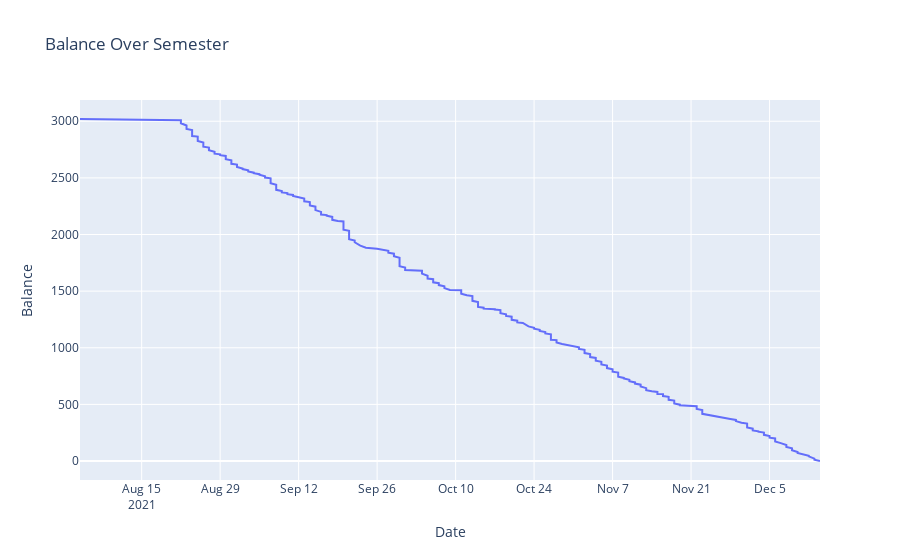

Notebook cell for this chart:
### Code cell
px.line(fall_semester_df, x='Date', y='Balance', title='Balance Over Semester')

### Figure 1 — Plotly figure (JSON) as saved in the notebook; plotly's stock layout.template omitted (floating-point values rounded to 4 significant figures; data arrays with more than 128 entries replaced by an {"elided": "..."} marker saying what was removed)
{"data": [{"hovertemplate": "Date=%{x}<br>Balance=%{y}<extra></extra>", "legendgroup": "", "line": {"color": "#636efa", "dash": "solid"}, "marker": {"symbol": "circle"}, "mode": "lines", "name": "", "orientation": "v", "showlegend": false, "type": "scatter", "x": {"elided": "300 str values"}, "xaxis": "x", "y": {"elided": "300 float values"}, "yaxis": "y"}], "layout": {"legend": {"tracegroupgap": 0}, "title": {"text": "Balance Over Semester"}, "xaxis": {"anchor": "y", "domain": [0, 1], "title": {"text": "Date"}}, "yaxis": {"anchor": "x", "domain": [0, 1], "title": {"text": "Balance"}}}}
